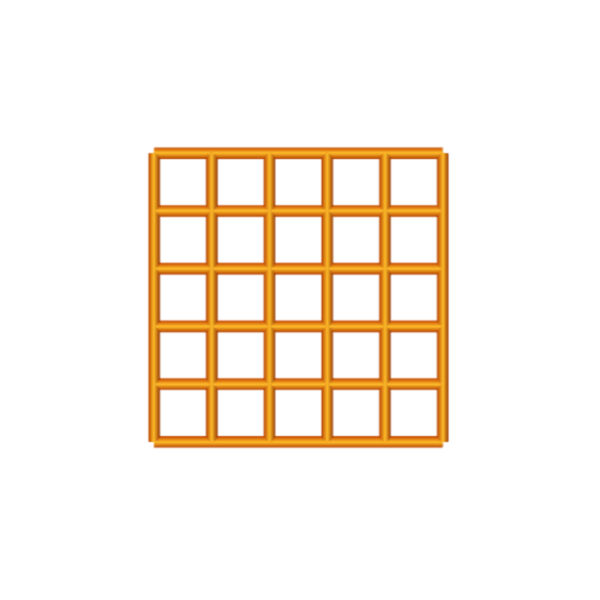
#> input picture gcode_images/grid_top.png, 600 x 600 px
$ python _scale_bar_gcode_images.py gcode_images
#> lines starting #> are read from the running program, lines starting #| are printed output that depends on the picture; after the words box and inside, x2 and y2 are one past the last pixel; in counts of white or black regions, pixels touching at a corner belong together
from PIL import ImageFont, ImageDraw, Image
import cv2
import numpy as np
import argparse
import os
import sys
import glob

DISPLAY_SCALE_NUMBER = False

# Constants from the calibration of the scopes
scale_pixel_1000_um = 24

scale_bar_location_x_offset = 10
scale_bar_location_y_offset = 35
scale_bar_font_size = 50
text_position_y_offset = 50
scale_bar_thickness = 25
scale_bar_color = (0, 0, 0)


def add_scale_bar(image_path) -> None:
    """Add a scale bar to an image."""
#> called with image_path = 'gcode_images/grid_top.png'

    # Check if the image exists
    if not os.path.exists(image_path):
        print("The image does not exist. Please provide a valid image.")
        return

    # Check the file extension
    if not image_path.lower().endswith(".png"):
        print(f"Skipping {image_path}: The image must be in .png format.")
        return

    # Read the image including the alpha channel
    image = cv2.imread(image_path, -1)
#> image is the input picture: shape (600, 600, 4); mean B, G, R, A 231.2, 242, 251.1, 255

    scale_bar_size = int(scale_pixel_1000_um * 10)
    label = "1 cm"

    if not DISPLAY_SCALE_NUMBER:
        label = ""

    # Define the position and thickness of the scale bar
    position = (
        image.shape[1] - scale_bar_size - scale_bar_location_x_offset,
        image.shape[0] - scale_bar_location_y_offset,
    )
#> position = (350, 565)

    # Draw the scale bar using a rectangle
    cv2.rectangle(
        image,
        position,
        (position[0] + scale_bar_size, position[1] + scale_bar_thickness),
        color=scale_bar_color,
        thickness=-1,
    )
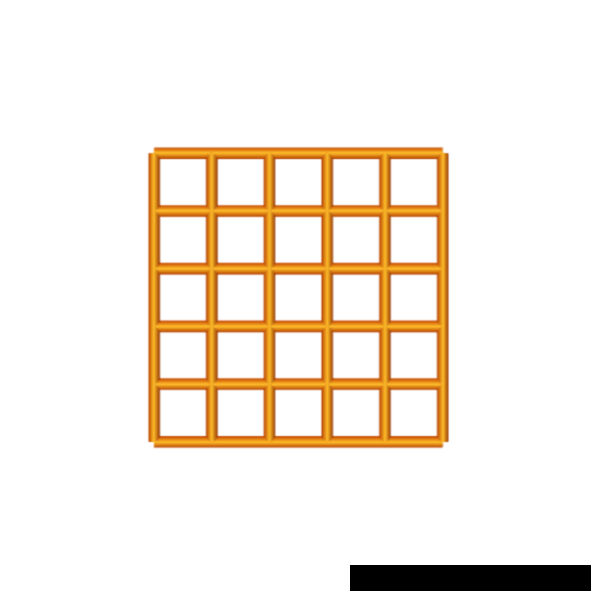
#> image: shape (600, 600, 4); 1.74% of pixels changed, all inside (x1, y1, x2, y2) = (350, 565, 591, 591)

    # Convert from BGR to RGB and to PIL
    image = cv2.cvtColor(image, cv2.COLOR_BGR2RGB)
#> image: shape (600, 600, 3)
    pil_image = Image.fromarray(image)

    # Load a platform-independent font
    if sys.platform == "darwin":  # MacOS
        font_path = os.path.join(os.path.dirname(__file__), "Arial.ttf")
    elif sys.platform == "win32":  # Windows
        font_path = "arial.ttf"
    elif sys.platform.startswith("linux"):  # Linux
        font_path = "/usr/share/fonts/truetype/liberation/LiberationSans-Regular.ttf"
    else:
        print(
            "Unsupported operating system. Please run this script on MacOS, Windows, or Linux."
        )
        return
    font = ImageFont.truetype(font_path, scale_bar_font_size)

    # Draw non-ascii text onto image
    draw = ImageDraw.Draw(pil_image)

    # Calculate text width to center it
    text_width = draw.textlength(label, font=font)
#> text_width = 0
    text_position = (
        position[0] + (scale_bar_size - text_width) // 2,
        position[1] - text_position_y_offset,
    )
#> text_position = (470, 515)

    draw.text(text_position, label, font=font, fill=scale_bar_color)

    # Convert back to Numpy array and switch back from RGB to BGR
    image = np.asarray(pil_image)
    image = cv2.cvtColor(image, cv2.COLOR_RGB2BGR)

    # Save the new image
    output_path = image_path[:-4] + "_scaled.png"
    cv2.imwrite(output_path, image)
    print(f"Scale bar added to {output_path}")


def process_directory(directory_path):
    """Process all PNG images in the given directory."""
    if not os.path.isdir(directory_path):
        print(f"Error: {directory_path} is not a valid directory.")
        return

    # Get all PNG files in the directory
    png_files = glob.glob(os.path.join(directory_path, "*.png"))

    if not png_files:
        print(f"No PNG files found in {directory_path}")
        return

    processed_count = 0
    for image_path in png_files:
        # Skip files that already have "_scaled" in their name
        if "_scaled" in image_path:
            continue
        add_scale_bar(image_path)
        processed_count += 1
#> pass 2 of the loop in process_directory, `for image_path in png_files:`:
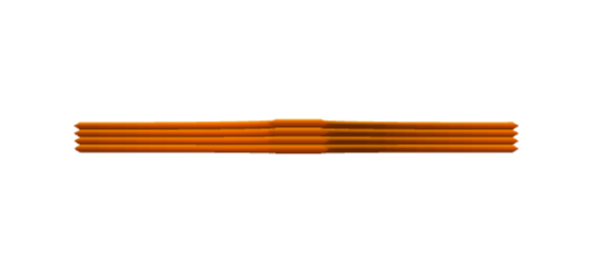
#> input picture gcode_images/ichou_front.png, 600 x 275 px
#> in add_scale_bar, image is the input picture: shape (275, 600, 3); mean B, G, R 233.9, 240.2, 248.4
#> in add_scale_bar (call 2), `cv2.rectangle( image, position, (position[0] + scale_bar_size, positio..`:
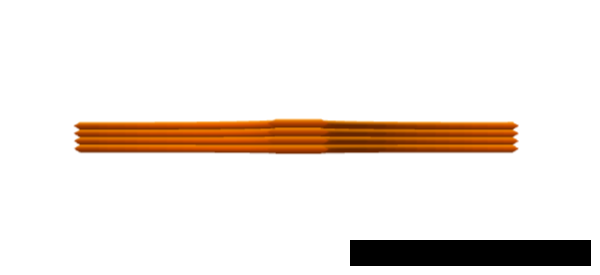
#> image: shape (275, 600, 3); 3.8% of pixels changed, all inside (x1, y1, x2, y2) = (350, 240, 591, 266)
#> text_position = (470, 190)

    print(f"\nProcessing complete: {processed_count} images processed")


if __name__ == "__main__":
    parser = argparse.ArgumentParser(
        description="Add a scale bar to an image or all images in a directory."
    )
    parser.add_argument(
        "path",
        type=str,
        help="Path to the image or directory containing images.",
    )

    args = parser.parse_args()

    # Check if the path is a directory or a file
    if os.path.isdir(args.path):
        process_directory(args.path)
    elif os.path.isfile(args.path):
        add_scale_bar(args.path)
    else:
        print("The provided path does not exist or is not a valid image or directory.")
